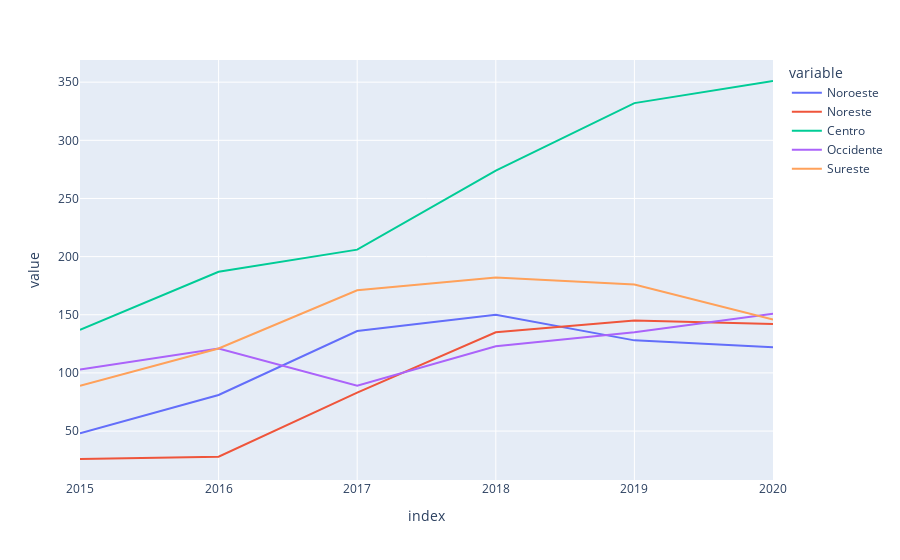

Notebook source saved alongside this figure:
### Code cell
px.line(feminicidios.T)

### Figure 1 — Plotly figure (JSON) as saved in the notebook; plotly's stock layout.template omitted (floating-point values rounded to 4 significant figures)
{"data": [{"hovertemplate": "variable=Noroeste<br>index=%{x}<br>value=%{y}<extra></extra>", "legendgroup": "Noroeste", "line": {"color": "#636efa", "dash": "solid"}, "marker": {"symbol": "circle"}, "mode": "lines", "name": "Noroeste", "orientation": "v", "showlegend": true, "type": "scatter", "x": ["2015", "2016", "2017", "2018", "2019", "2020"], "xaxis": "x", "y": [48, 81, 136, 150, 128, 122], "yaxis": "y"}, {"hovertemplate": "variable=Noreste<br>index=%{x}<br>value=%{y}<extra></extra>", "legendgroup": "Noreste", "line": {"color": "#EF553B", "dash": "solid"}, "marker": {"symbol": "circle"}, "mode": "lines", "name": "Noreste", "orientation": "v", "showlegend": true, "type": "scatter", "x": ["2015", "2016", "2017", "2018", "2019", "2020"], "xaxis": "x", "y": [26, 28, 83, 135, 145, 142], "yaxis": "y"}, {"hovertemplate": "variable=Centro<br>index=%{x}<br>value=%{y}<extra></extra>", "legendgroup": "Centro", "line": {"color": "#00cc96", "dash": "solid"}, "marker": {"symbol": "circle"}, "mode": "lines", "name": "Centro", "orientation": "v", "showlegend": true, "type": "scatter", "x": ["2015", "2016", "2017", "2018", "2019", "2020"], "xaxis": "x", "y": [137, 187, 206, 274, 332, 351], "yaxis": "y"}, {"hovertemplate": "variable=Occidente<br>index=%{x}<br>value=%{y}<extra></extra>", "legendgroup": "Occidente", "line": {"color": "#ab63fa", "dash": "solid"}, "marker": {"symbol": "circle"}, "mode": "lines", "name": "Occidente", "orientation": "v", "showlegend": true, "type": "scatter", "x": ["2015", "2016", "2017", "2018", "2019", "2020"], "xaxis": "x", "y": [103, 121, 89, 123, 135, 151], "yaxis": "y"}, {"hovertemplate": "variable=Sureste<br>index=%{x}<br>value=%{y}<extra></extra>", "legendgroup": "Sureste", "line": {"color": "#FFA15A", "dash": "solid"}, "marker": {"symbol": "circle"}, "mode": "lines", "name": "Sureste", "orientation": "v", "showlegend": true, "type": "scatter", "x": ["2015", "2016", "2017", "2018", "2019", "2020"], "xaxis": "x", "y": [89, 121, 171, 182, 176, 146], "yaxis": "y"}], "layout": {"legend": {"title": {"text": "variable"}, "tracegroupgap": 0}, "margin": {"t": 60}, "xaxis": {"anchor": "y", "domain": [0, 1], "title": {"text": "index"}}, "yaxis": {"anchor": "x", "domain": [0, 1], "title": {"text": "value"}}}}
